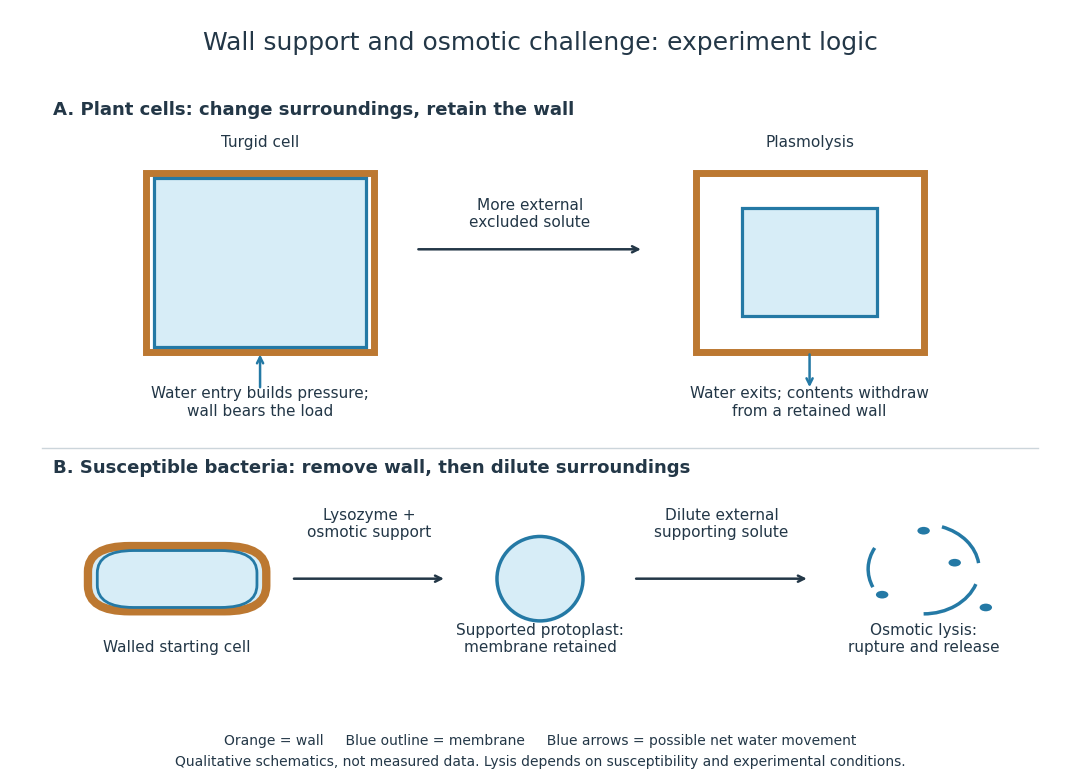

Python code for this plot:
"""Generate cell-wall-osmotic-experiment-logic.png in CWD; Python 3.14, matplotlib 3.10.7."""
from pathlib import Path

import matplotlib.pyplot as plt
from matplotlib.patches import Arc, Circle, Ellipse, FancyBboxPatch, Rectangle


INK = "#233747"
MEMBRANE = "#2479a5"
WALL = "#bc7831"
FILL = "#d7edf7"


def arrow(ax, start, end, text=None, y=None, color=INK):
    ax.annotate("", end, start, arrowprops={"arrowstyle": "->", "lw": 1.8, "color": color})
    if text:
        ax.text((start[0] + end[0]) / 2, y if y is not None else start[1] + 0.08,
                text, ha="center", va="bottom", fontsize=11, color=color)


def plant(ax, x, y, contracted):
    ax.add_patch(Rectangle((x - 0.11, y - 0.14), 0.22, 0.28,
                          facecolor="white", edgecolor=WALL, linewidth=5))
    width, height = (0.13, 0.17) if contracted else (0.204, 0.264)
    ax.add_patch(Rectangle((x - width / 2, y - height / 2), width, height,
                          facecolor=FILL, edgecolor=MEMBRANE, linewidth=2.3))


def main():
    plt.rcParams.update({"font.size": 11, "font.family": "DejaVu Sans"})
    fig, ax = plt.subplots(figsize=(10.8, 7.8), dpi=100)
    fig.patch.set_facecolor("white")
    ax.set(xlim=(0, 1), ylim=(0, 1))
    ax.axis("off")
    fig.suptitle("Wall support and osmotic challenge: experiment logic", fontsize=18, y=0.96, color=INK)
    ax.text(0.03, 0.93, "A. Plant cells: change surroundings, retain the wall", fontsize=13,
            fontweight="bold", color=INK)
    plant(ax, 0.23, 0.70, False)
    plant(ax, 0.76, 0.70, True)
    ax.text(0.23, 0.88, "Turgid cell", ha="center", color=INK)
    ax.text(0.76, 0.88, "Plasmolysis", ha="center", color=INK)
    arrow(ax, (0.38, 0.72), (0.60, 0.72), "More external\nexcluded solute", 0.75)
    arrow(ax, (0.23, 0.50), (0.23, 0.56), color=MEMBRANE)
    arrow(ax, (0.76, 0.56), (0.76, 0.50), color=MEMBRANE)
    ax.text(0.23, 0.46, "Water entry builds pressure;\nwall bears the load", ha="center", color=INK)
    ax.text(0.76, 0.46, "Water exits; contents withdraw\nfrom a retained wall", ha="center", color=INK)
    ax.plot([0.02, 0.98], [0.41, 0.41], color="#ccd5db", lw=1)
    ax.text(0.03, 0.37, "B. Susceptible bacteria: remove wall, then dilute surroundings", fontsize=13,
            fontweight="bold", color=INK)
    ax.add_patch(FancyBboxPatch((0.07, 0.16), 0.16, 0.09,
                               boxstyle="round,pad=0.006,rounding_size=0.04",
                               facecolor=FILL, edgecolor=WALL, linewidth=6))
    ax.add_patch(FancyBboxPatch((0.079, 0.166), 0.142, 0.077,
                               boxstyle="round,pad=0.006,rounding_size=0.035",
                               facecolor=FILL, edgecolor=MEMBRANE, linewidth=2))
    ax.add_patch(Ellipse((0.50, 0.205), 0.083, 0.132, facecolor=FILL,
                         edgecolor=MEMBRANE, lw=2.5))
    for angle in (10, 145, 270):
        ax.add_patch(Arc((0.87, 0.22), 0.107, 0.14, theta1=angle, theta2=angle + 65,
                         color=MEMBRANE, lw=2.5))
    for x, y in [(0.83, 0.18), (0.90, 0.23), (0.93, 0.16), (0.87, 0.28)]:
        ax.add_patch(Circle((x, y), 0.006, facecolor=MEMBRANE, edgecolor="none"))
    arrow(ax, (0.26, 0.205), (0.41, 0.205), "Lysozyme +\nosmotic support", 0.265)
    arrow(ax, (0.59, 0.205), (0.76, 0.205), "Dilute external\nsupporting solute", 0.265)
    ax.text(0.15, 0.09, "Walled starting cell", ha="center", color=INK)
    ax.text(0.50, 0.09, "Supported protoplast:\nmembrane retained", ha="center", color=INK)
    ax.text(0.87, 0.09, "Osmotic lysis:\nrupture and release", ha="center", color=INK)
    fig.text(0.5, 0.045, "Orange = wall     Blue outline = membrane     Blue arrows = possible net water movement",
             ha="center", fontsize=10, color=INK)
    fig.text(0.5, 0.018, "Qualitative schematics, not measured data. Lysis depends on susceptibility and experimental conditions.",
             ha="center", fontsize=10, color=INK)
    fig.subplots_adjust(left=0.02, right=0.98, top=0.91, bottom=0.09)
    fig.savefig(Path.cwd() / "cell-wall-osmotic-experiment-logic.png", facecolor="white", transparent=False)
    plt.close(fig)


if __name__ == "__main__":
    main()
